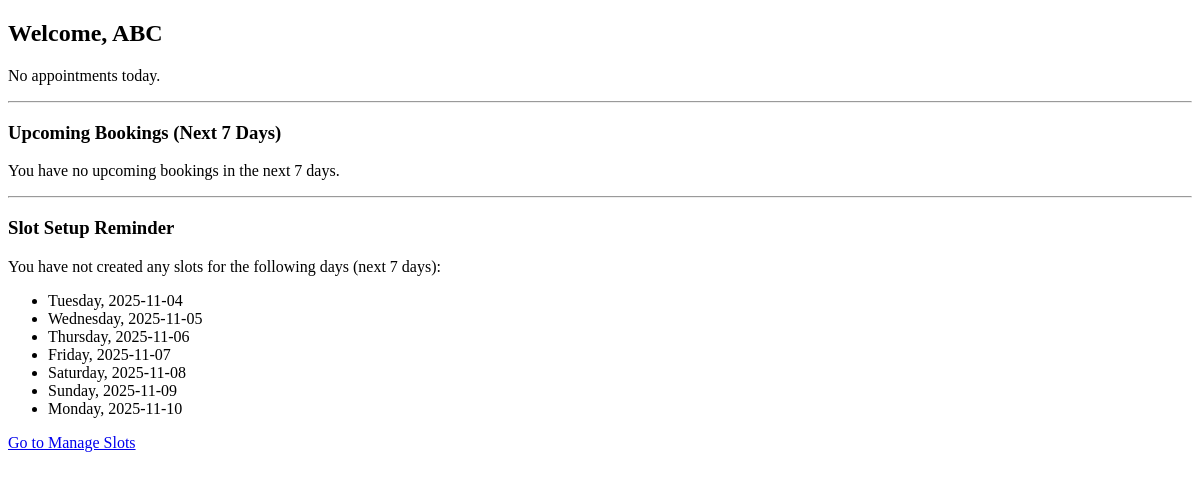
Page /dashboard (signed in) on the earlier database version.
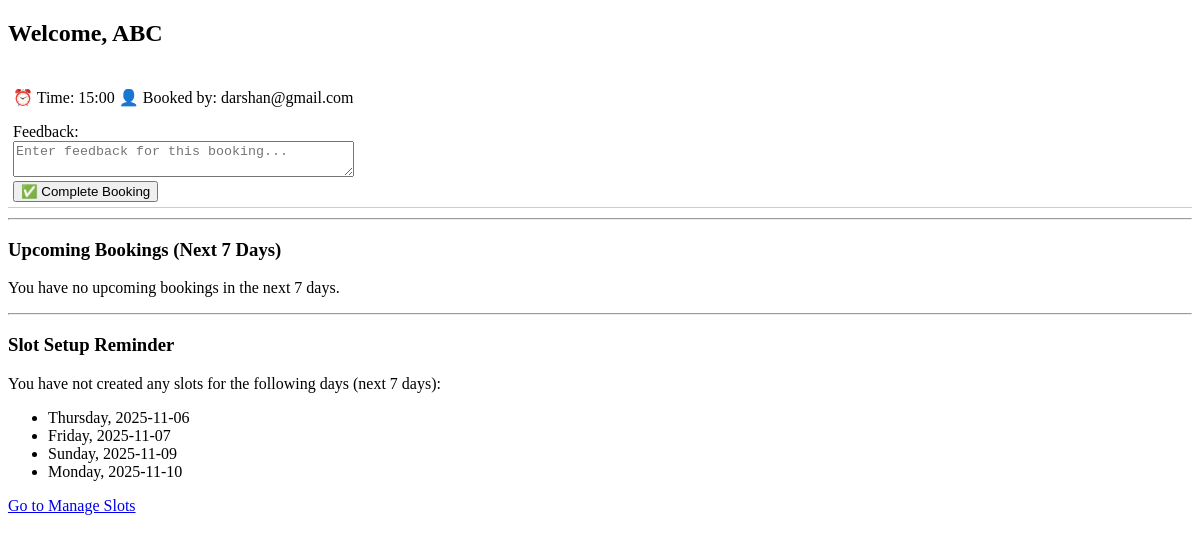
Same page on the later database version.
### app.py (models this page shows)
class Booking(db.Model):
    bid = db.Column(db.Integer, primary_key=True, autoincrement=True)
    u_id = db.Column(db.Integer, db.ForeignKey(User.uid), nullable=True)
    t_id = db.Column(db.Integer, db.ForeignKey(Theatre.tid), nullable=False)
    booking_date = db.Column(db.Date, nullable=False)
    booking_time = db.Column(db.Time, nullable=False)
    status = db.Column(db.String, nullable=False, default='Available')    #Availablle,Booked,Canceled,Completed
    user = db.relationship(User, backref='bookings', lazy=True)
    theatre = db.relationship(Theatre, backref='bookings', lazy=True)

class User(db.Model):
    uid=db.Column(db.Integer,primary_key=True,autoincrement=True)
    email=db.Column(db.String,unique=True,nullable=False)
    password=db.Column(db.String,nullable=False)
    f_rid = db.Column(db.Integer,db.ForeignKey(Role.rid),nullable=False)
    roles=db.relationship(Role,backref='users',lazy=True)

### app.py (the view, shortened to what this page needs)
@app.route("/dashboard")
def dashboard_page():
    jinjaemail = session.get("email")
    role = session.get("f_rid")
    if role == 3:
        from sqlalchemy import distinct
        current_user = User.query.filter_by(email=jinjaemail).first()
        current_theatre = Theatre.query.filter_by(u_id=current_user.uid).first()
        all_theatres = Theatre.query.all()
        if not current_theatre:
            flash("No theatre found for your account.", "error")
            return redirect(url_for("dashboard_page"))
        tid = current_theatre.tid
        from datetime import timedelta,datetime
        from datetime import date
        today = date.today()
        print(datetime.today())
        print(today)
        tomorrow = today + timedelta(days=1)
        end_date = today + timedelta(days=7)
        todays_bookings = (
            db.session.query(Booking, User.email)
            .join(User, Booking.u_id == User.uid)
            .filter(
                Booking.t_id == tid,
                Booking.status == 'Booked',
                Booking.booking_date == today
            )
            .order_by(Booking.booking_time)
            .all()
        )
        upcoming_bookings = (
            db.session.query(Booking, User.email)
            .join(User, Booking.u_id == User.uid)
            .filter(
                Booking.t_id == tid,
                Booking.status == 'Booked',
                Booking.booking_date >= tomorrow,
                Booking.booking_date <= end_date
            )
            .order_by(Booking.booking_date, Booking.booking_time)
            .all()
        )
        dates_with_slots = db.session.query(distinct(Booking.booking_date)).filter(
            Booking.t_id == tid,
            Booking.booking_date >= tomorrow,
            Booking.booking_date <= end_date
        ).all()
        print(dates_with_slots)
        setup_dates = {result[0] for result in dates_with_slots}
        next_7_days = [tomorrow + timedelta(days=i) for i in range(7)]
        missing_dates = [d for d in next_7_days if d not in setup_dates]
        return render_template(
            "TheatreDashboard.html",
            jinjaemail=jinjaemail,
            current_theatre=current_theatre,
            todays_bookings=todays_bookings,
            upcoming_bookings=upcoming_bookings,
            missing_dates=missing_dates
        )
    flash("you have not logged in")
    return redirect('/')

### app.py (called while the page is built)
@app.context_processor
def inject_now():
    from datetime import datetime
    return {'now': datetime.utcnow}

### templates/TheatreDashboard.html (shortened to what this page needs)
<!DOCTYPE html>
<html lang="en">
<head>
</head>
<body>
    <h2>Welcome, {{ current_theatre.theatre_name }}</h2>
    {% if todays_bookings %}
    <form method="POST" action="{{ url_for('complete_booking') }}">
        {% for booking, email in todays_bookings %}
            <div style="margin-bottom:10px; border-bottom:1px solid #ccc; padding:5px;">
                <p>
                    ⏰ Time: {{ booking.booking_time.strftime('%H:%M') }}
                    👤 Booked by: {{ email }}
                </p>
                <label for="feedback_{{ booking.bid }}">Feedback:</label><br>
                <textarea name="feedback_{{ booking.bid }}" id="feedback_{{ booking.bid }}" rows="2" cols="40"
                          placeholder="Enter feedback for this booking..."></textarea><br>
                <button type="submit" name="booking_id" value="{{ booking.bid }}"
                        onclick="return confirm('Mark this booking as completed?');">
                    ✅ Complete Booking
                </button>
            </div>
        {% endfor %}
    </form>
{% else %}
    <p>No appointments today.</p>
{% endif %}
    <hr>
    <h3>Upcoming Bookings (Next 7 Days)</h3>
    {% if upcoming_bookings %}
        {% for booking, email in upcoming_bookings %}
            <p>
                On: {{ booking.booking_date.strftime('%Y-%m-%d') }}
                at {{ booking.booking_time.strftime('%H:%M') }}
                - Booked by: {{ email }}
            </p>
        {% endfor %}
    {% else %}
        <p>You have no upcoming bookings in the next 7 days.</p>
    {% endif %}
    <hr>
    <h3>Slot Setup Reminder</h3>
    {% if missing_dates %}
        <p>You have not created any slots for the following days (next 7 days):</p>
        <ul>
            {% for day in missing_dates %}
                <li>{{ day.strftime('%A, %Y-%m-%d') }}</li>
            {% endfor %}
        </ul>
        <a href="/manage-slots">Go to Manage Slots</a>
    {% else %}
        <p>✅ Great job! You have created slots for all the next 7 days.</p>
    {% endif %}
</body>
</html>

Differences in the rows shown:
added Booking: booking_time "15:00", email "darshan@gmail.com", bid "Enter feedback for this booking..."
Other differences:
text no longer shown: "No appointments today."
list line gone: "Tuesday, 2025-11-04"
list line gone: "Wednesday, 2025-11-05"
list line gone: "Saturday, 2025-11-08"
